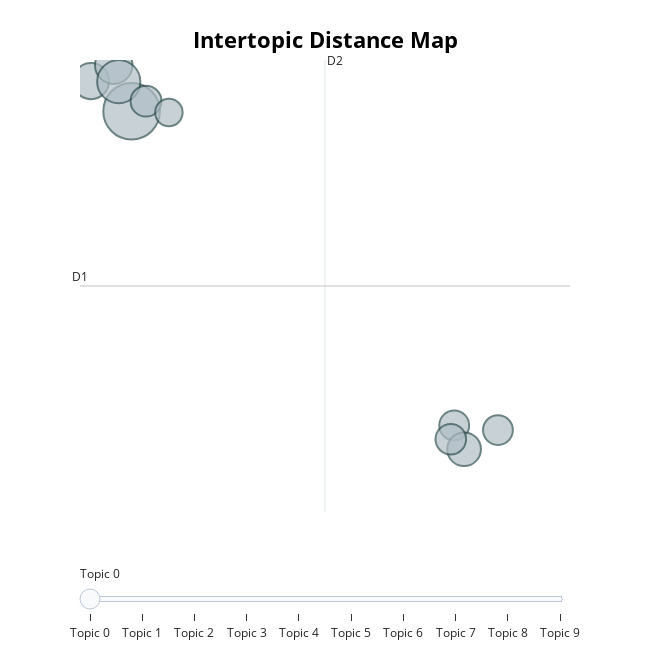

Notebook code for this chart:
### Code cell
topic_model.visualize_topics()

### Figure 1 — Plotly figure (JSON) as saved in the notebook; plotly's stock layout.template omitted (floating-point values rounded to 4 significant figures)
{"data": [{"customdata": [[0, "ôtô_tải | chở | ngược_lại | tài_xế | xe_tải", 40], [1, "xúc_phạm | công_ty_cổ_phần_đại_nam | ca_sĩ | lê_văn_thành | viết", 144], [2, "metro | hoàn_thành | nhà_ga | đoạn | sài_gòn", 40], [3, "chung_cư | chữa_cháy | khương_đình | xây | hỏa_hoạn", 59], [4, "cá_sấu | lặn | xả | lũ | sâu", 63], [5, "hoàn_thành | rộng | cải_tạo | nuôi | trần_đề", 84], [6, "tổng_thống | đón | sân_bay | quốc_phòng | mỹ", 43], [7, "bảo_hiểm_xã_hội_việt_nam | bảo_hiểm_xã_hội | rút | hưu_trí | cắt_giảm", 34], [8, "sông_phan | bộ_giao_thông_vận_tải | đoạn | tiến_độ | ubnd_quận_", 51], [9, "đoạn | hoàn_thành | ngược_lại | làn | cao_tốc", 42]], "hovertemplate": "<b>Topic %{customdata[0]}</b><br>%{customdata[1]}<br>Size: %{customdata[2]}", "legendgroup": "", "marker": {"color": "#B0BEC5", "line": {"color": "DarkSlateGrey", "width": 2}, "size": [40, 144, 40, 59, 63, 84, 43, 34, 51, 42], "sizemode": "area", "sizeref": 0.09, "symbol": "circle"}, "mode": "markers", "name": "", "orientation": "v", "showlegend": false, "type": "scatter", "x": [10.03, 2.38, 9.115, 1.534, 2.008, 2.112, 2.682, 3.159, 9.322, 9.044], "xaxis": "x", "y": [-13.78, -2.777, -13.62, -1.736, -1.189, -1.757, -2.43, -2.821, -14.44, -14.09], "yaxis": "y"}], "layout": {"annotations": [{"showarrow": false, "text": "D1", "x": 1.304, "y": -8.808, "yshift": 10}, {"showarrow": false, "text": "D2", "x": 6.418, "xshift": 10, "y": -1.01}], "height": 650, "hoverlabel": {"bgcolor": "white", "font": {"family": "Rockwell", "size": 16}}, "legend": {"itemsizing": "constant", "tracegroupgap": 0}, "margin": {"t": 60}, "shapes": [{"line": {"color": "#CFD8DC", "width": 2}, "type": "line", "x0": 6.418, "x1": 6.418, "y0": -16.61, "y1": -1.01}, {"line": {"color": "#9E9E9E", "width": 2}, "type": "line", "x0": 1.304, "x1": 11.53, "y0": -8.808, "y1": -8.808}], "sliders": [{"active": 0, "pad": {"t": 50}, "steps": [{"args": [{"marker.color": [["red", "#B0BEC5", "#B0BEC5", "#B0BEC5", "#B0BEC5", "#B0BEC5", "#B0BEC5", "#B0BEC5", "#B0BEC5", "#B0BEC5"]]}], "label": "Topic 0", "method": "update"}, {"args": [{"marker.color": [["#B0BEC5", "red", "#B0BEC5", "#B0BEC5", "#B0BEC5", "#B0BEC5", "#B0BEC5", "#B0BEC5", "#B0BEC5", "#B0BEC5"]]}], "label": "Topic 1", "method": "update"}, {"args": [{"marker.color": [["#B0BEC5", "#B0BEC5", "red", "#B0BEC5", "#B0BEC5", "#B0BEC5", "#B0BEC5", "#B0BEC5", "#B0BEC5", "#B0BEC5"]]}], "label": "Topic 2", "method": "update"}, {"args": [{"marker.color": [["#B0BEC5", "#B0BEC5", "#B0BEC5", "red", "#B0BEC5", "#B0BEC5", "#B0BEC5", "#B0BEC5", "#B0BEC5", "#B0BEC5"]]}], "label": "Topic 3", "method": "update"}, {"args": [{"marker.color": [["#B0BEC5", "#B0BEC5", "#B0BEC5", "#B0BEC5", "red", "#B0BEC5", "#B0BEC5", "#B0BEC5", "#B0BEC5", "#B0BEC5"]]}], "label": "Topic 4", "method": "update"}, {"args": [{"marker.color": [["#B0BEC5", "#B0BEC5", "#B0BEC5", "#B0BEC5", "#B0BEC5", "red", "#B0BEC5", "#B0BEC5", "#B0BEC5", "#B0BEC5"]]}], "label": "Topic 5", "method": "update"}, {"args": [{"marker.color": [["#B0BEC5", "#B0BEC5", "#B0BEC5", "#B0BEC5", "#B0BEC5", "#B0BEC5", "red", "#B0BEC5", "#B0BEC5", "#B0BEC5"]]}], "label": "Topic 6", "method": "update"}, {"args": [{"marker.color": [["#B0BEC5", "#B0BEC5", "#B0BEC5", "#B0BEC5", "#B0BEC5", "#B0BEC5", "#B0BEC5", "red", "#B0BEC5", "#B0BEC5"]]}], "label": "Topic 7", "method": "update"}, {"args": [{"marker.color": [["#B0BEC5", "#B0BEC5", "#B0BEC5", "#B0BEC5", "#B0BEC5", "#B0BEC5", "#B0BEC5", "#B0BEC5", "red", "#B0BEC5"]]}], "label": "Topic 8", "method": "update"}, {"args": [{"marker.color": [["#B0BEC5", "#B0BEC5", "#B0BEC5", "#B0BEC5", "#B0BEC5", "#B0BEC5", "#B0BEC5", "#B0BEC5", "#B0BEC5", "red"]]}], "label": "Topic 9", "method": "update"}]}], "title": {"font": {"color": "Black", "size": 22}, "text": "<b>Intertopic Distance Map</b>", "x": 0.5, "xanchor": "center", "y": 0.95, "yanchor": "top"}, "width": 650, "xaxis": {"anchor": "y", "domain": [0, 1], "range": [1.304, 11.53], "title": {"text": ""}, "visible": false}, "yaxis": {"anchor": "x", "domain": [0, 1], "range": [-16.61, -1.01], "title": {"text": ""}, "visible": false}}}
